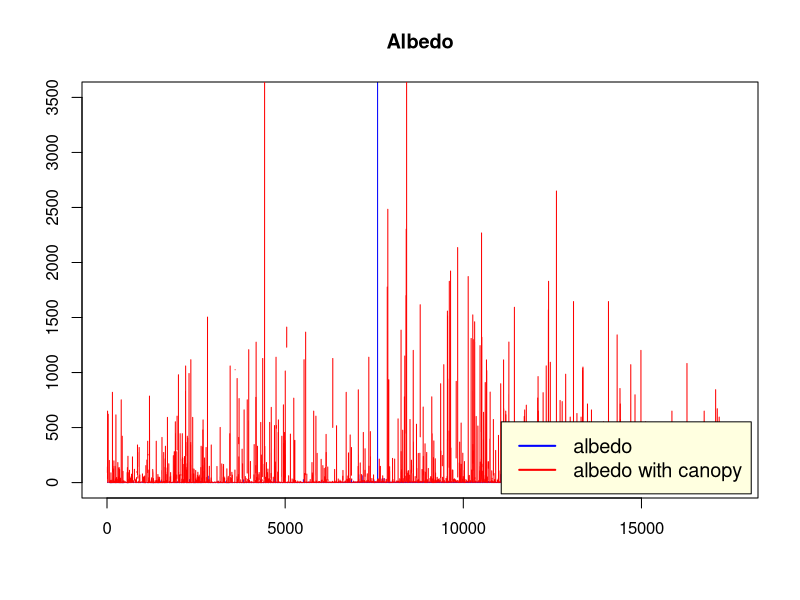
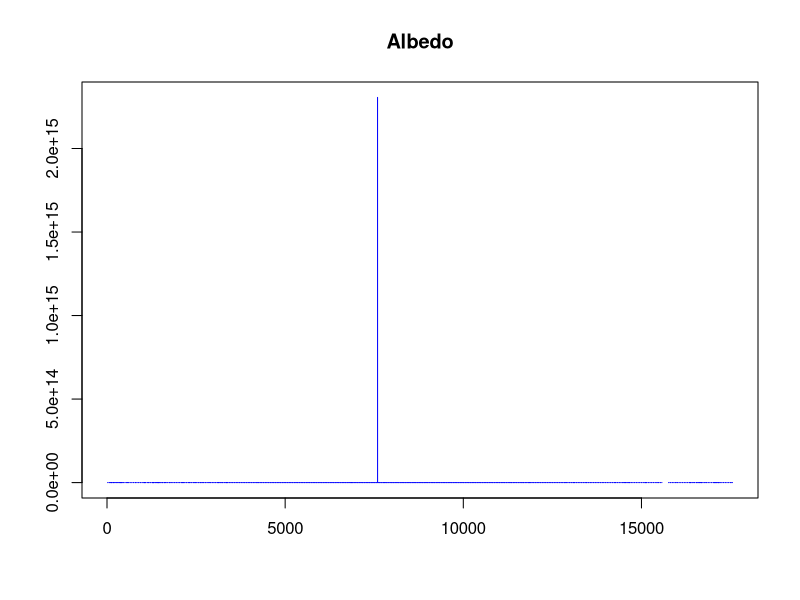

The R script that drew these images, in order:
Shortwavedata <- read.csv("Shortwave_incoming_diffuse_W_m-2_Hainich_2020.csv", header = TRUE, sep = ",")
View(Shortwavedata)
incoming_diffuse <- Shortwavedata$Shortwave_incoming_diffuse_W_m.2

incoming_directly <- Shortwavedata$Shortwave_incoming_W_m.2




calib_factorsdata <- read.csv("Shortwave_incoming_outgoing_belowcanopy_mV_Hainich_2020.csv")

View(calib_factorsdata)
conver_incoming <- calib_factorsdata$Shortwave_incoming_mV * 86.5801 #mV *( W m-2 )/mV  = W m-2
conver_outgoing <-  calib_factorsdata$Shortwave_outgoing_mV * 86.5801 #mV *( W m-2 )/mV  = W m-2
conver_belowcanopy <- calib_factorsdata$Shortwave_incoming_bewlow_canopy_mV*194.9318 #mV *( W m-2 )/mV = W m-2


albedo <- conver_outgoing/conver_incoming
albedo_canopy <- conver_outgoing/conver_belowcanopy
plot(albedo, ylim = c(0,3500 ),main='Albedo',
     xlab='', ylab='', col="blue", type = "l" )
lines(albedo_canopy, col="red")
legend("bottomright", inset=0.01, legend=c("albedo", "albedo with canopy"), 
       lwd=2, cex=1.2, col=c("blue", "red"), bg="lightyellow")

totalalbedo <- albedo-albedo_canopy
plot(totalalbedo,main='Albedo',
     xlab='', ylab='', col="blue", type = "l" )
